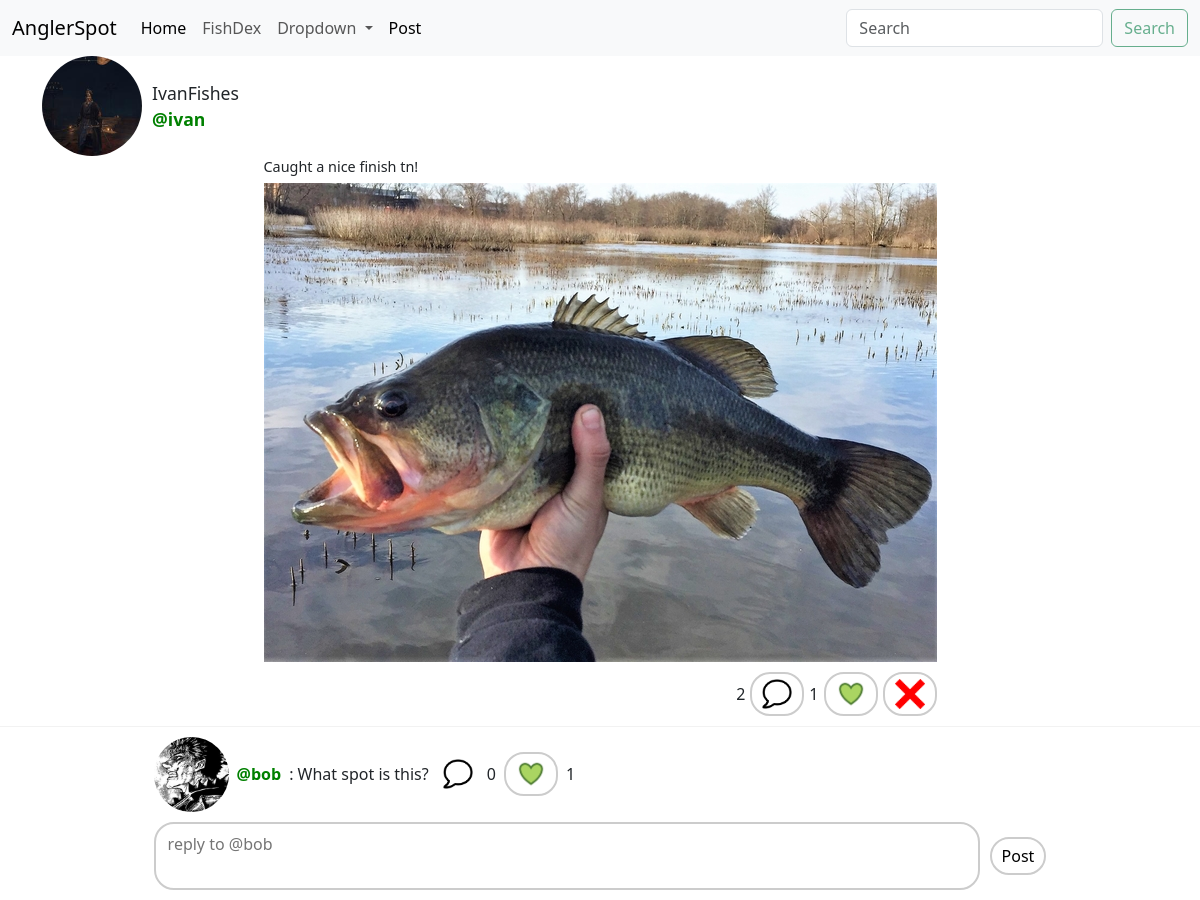
The app's page /reply_create/30 (signed in), older data.
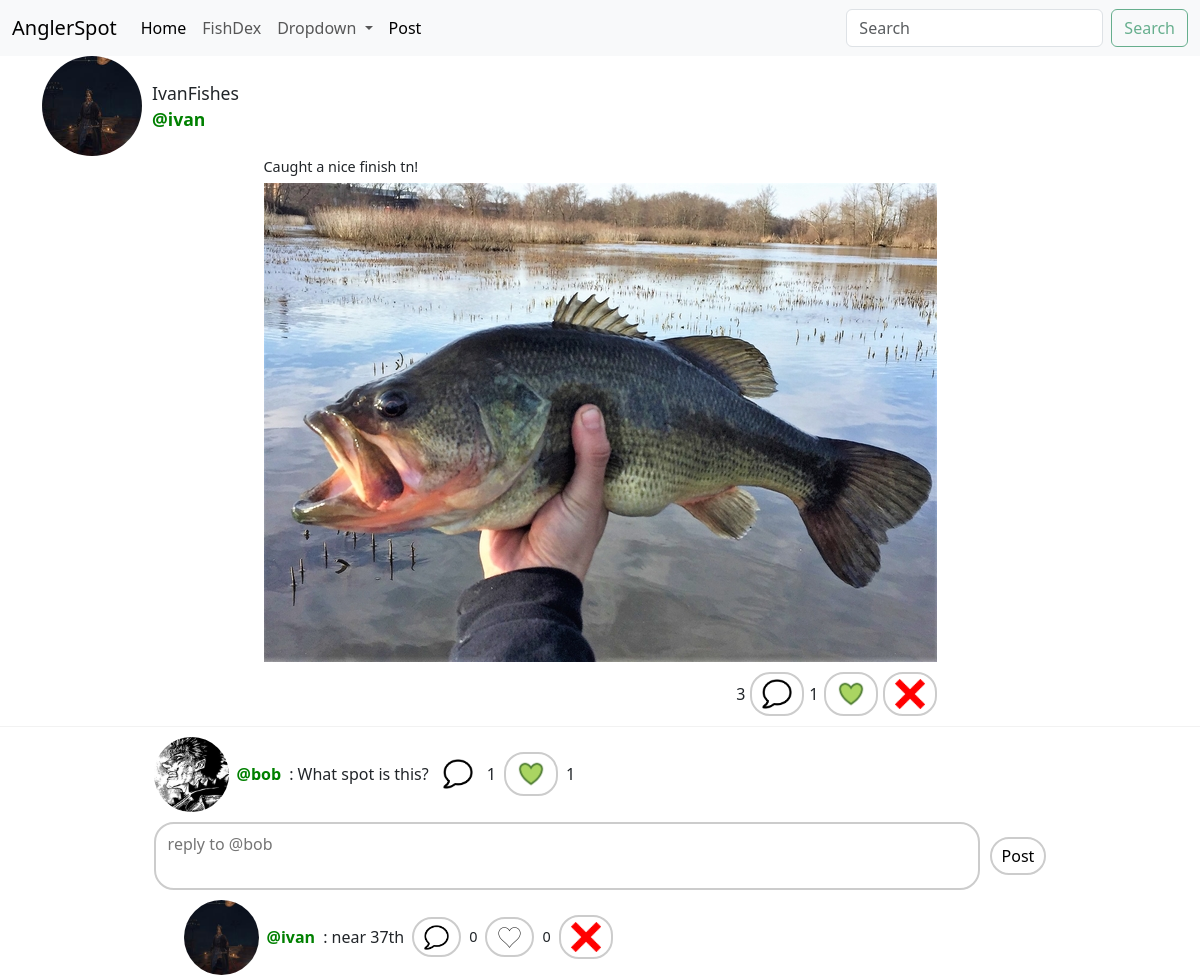
The same page, newer data.
### angler/models/post.py (models this page shows, shortened)
class Post(models.Model):
    user = models.ForeignKey(User, on_delete=models.CASCADE)
    text = models.TextField()
    created_date = models.DateTimeField(auto_now=True)
    image = models.ImageField (upload_to='post_img/', blank=True)
    @property
    def like_count(self):
        likes = Like.objects.filter(post=self).count()
        return likes
    @property
    def comment_count(self):
        comments = Comment.objects.filter(post=self).count()
        return comments

class Comment(models.Model):
    user = models.ForeignKey(User, on_delete=models.CASCADE)
    post = models.ForeignKey(Post, on_delete=models.CASCADE, related_name='comments')
    text = models.TextField()
    created_date = models.DateTimeField(auto_now=True)
    parent = models.ForeignKey('self',on_delete=models.CASCADE, null=True, blank=True, related_name='replies')
    is_reply = models.BooleanField(default=False)
    @property
    def like_count(self):
        likes = Like.objects.filter(comment=self).count()
        return likes
    @property
    def reply_count(self):
        reply_count = Comment.objects.filter(parent=self).count()
        return reply_count

### angler/models/user.py (models this page shows, shortened)
class User(AbstractUser):
    is_private = models.BooleanField(default=False)
    points = models.PositiveIntegerField(default=0) #previous idea have a cap on points validators=[MaxValueValidator(5000)]
    @property
    def get_profile_name(self):
        return Profile.objects.get(user=self).profile_name
    def get_profile_image(self):
        return Profile.objects.get(user=self).profile_image

class Profile(models.Model):
    user = models.OneToOneField(User, on_delete=models.CASCADE)
    profile_image = models.ImageField(default='default_profile_img.jpg', upload_to='profile_img/', null=False, blank=True)
    profile_name = models.CharField(max_length=16, blank=True)
    bio = models.TextField(max_length=500, blank=True)

### angler/views/post.py (the view, shortened to what this page needs)
# urls.py: path('reply_create/<int:comment_id>', CreateReplyView.as_view(), name='reply_create'),
class CreateReplyView(LoginRequiredMixin, View):
    def get(self, request, comment_id):
        form = PostCommentForm()
        parent_comment = get_object_or_404(Comment, id=comment_id)
        post = parent_comment.post
        top_replies = Comment.objects.filter(post=parent_comment.post, is_reply=True, parent=parent_comment)
        has_liked_comment = Like.objects.filter(comment=parent_comment, user=request.user).exists()
        has_liked_post = Like.objects.filter(post=post, user=request.user).exists()
        liked_reply_ids = set(Like.objects.filter(user=request.user).values_list('comment_id', flat=True))
        context = {'form':form,
                    'parent_comment':parent_comment,
                    'liked_comment':has_liked_comment,
                    'top_replies':top_replies,
                    'post':post,
                    'liked_post':has_liked_post,
                    'liked_reply_ids':liked_reply_ids}
        return render(request, 'angler/post/replies.html', context)

### angler/forms/post.py
class PostCommentForm(forms.ModelForm):
    class Meta:
        model = Comment
        fields = ('text',)
        widgets = {
            'text': forms.Textarea(attrs={'placeholder':'Enter your reply here...'})
        }
        labels = {
            'text':''
        }

### angler/templates/angler/post/replies.html (shortened to what the changed rows need)
{% extends 'angler/base.html'%}
{% load static %}
{% block content %}
<div class="wrapper">
  <div class="container">
    {% if post.user.get_profile_image %}
      <img src="{{ post.user.get_profile_image.url }}" class="circle-image-sm">
    {% endif %}
    <div class="text-group">
      <span>{{ post.user.get_profile_name }}</span>
      <strong><a href="{% url 'user_profile' user_id=post.user.id %}">@{{ post.user.username }}</a></strong>
    </div>
  </div>
  <div class="container container-center">
    <div class="post-content-sm">
      <span class="content-text-sm">{{ post.text }}</span>
      {% if post.image %}
        <span class="image-wrapper-sm"><img src="{{ post.image.url }}"></span>
      {% endif %}
      <div class="like-wrapper">
        <span style="font-size: 1rem;">{{ post.comment_count }}</span>
        <form class="like-form" method="GET" action="{% url 'post_detail' post_id=post.id %}">
          <button class="my-button" type="submit" value="comment">
          </button>
        </form>
        <span style="font-size: 1rem;">{{ post.like_count }}</span>
        {% if liked_post %}
          <form class="like-form" method="POST" action="{% url 'post_like' post_id=post.id %}">
            <button class="my-button" type="submit" value="like">
            </button>
          </form>
        {% endif %}
        {% if post.user == request.user %}
        <form class="like-form" method="POST" action="{% url 'post_delete' post_id=post.id %}">
          <button class="my-button" type="submit" value="button_object" title="Delete Post">
          </button>
        </form>
        {% endif %}
      </div>
    </div>
  </div>
  <div class="container container-center">
    <div class="positioned-div">
      <div class="item">
        {% if parent_comment.user.get_profile_image %}
          <img src="{{ parent_comment.user.get_profile_image.url }}" class="circle-image2">
        {% endif %}
        <strong><a href="{% url 'user_profile' user_id=parent_comment.user.id %}">@{{ parent_comment.user.username }}</a></strong>: {{ parent_comment.text }}
        <button disabled class="my-button" type="submit" value="reply">
          <img src="{{ MEDIA_URL }}comment/comment_icon.png" alt="Reply" style="width: 30px; height: 30px;">
        </button>
        <span style="font-size: 1rem;">{{ parent_comment.reply_count }}</span>
        {% if liked_comment %}
          <form class="comment-action-form" method="POST" action="{% url 'comment_like' comment_id=parent_comment.id %}" style="display: inline;">
            <button type="submit" value="like">
            </button>
          </form>
        {% endif %}
        {{ parent_comment.like_count }}
      </div>
      <form class="comment-like-form" method="POST" action="{% url 'reply_create' comment_id=parent_comment.id %}">
        <div class="comment-box-wrapper">
          <textarea class="comment-input" name="text" placeholder="reply to @{{ parent_comment.user.username }}" rows="2"></textarea>
          <button type="submit" class="comment-submit-btn">Post</button>
        </div>
      </form>
      <div class="replies-section">
        {% for reply in top_replies %}
          <div class="reply-item">
            {% if reply.user.get_profile_image %}
              <img src="{{ reply.user.get_profile_image.url }}" class="circle-image2">
            {% endif %}
            <strong><a href="{% url 'user_profile' user_id=reply.user.id %}">@{{ reply.user.username }}</a></strong>: {{ reply.text }}
            <form class="comment-action-form" method="GET" action="{% url 'reply_create' comment_id=reply.id %}" style="display: inline;">
              <button class="my-button" type="submit" value="reply">
                <img src="{{ MEDIA_URL }}comment/comment_icon.png" alt="Reply" style="width: 25px; height: 25px;">
              </button>
            </form>
            <span style="font-size: 0.9rem;">{{ reply.reply_count }}</span>
            {% if reply.id in liked_reply_ids %}
              <form class="comment-action-form" method="POST" action="{% url 'comment_like' comment_id=reply.id %}" style="display: inline;">
                {% csrf_token %}
                <button type="submit" value="like">
                  <img src="{{ MEDIA_URL }}like_img/liked.png" alt="Like" style="width: 25px; height: 25px;">
                </button>
              </form>
            {% else %}
              <form class="comment-action-form" method="POST" action="{% url 'comment_like' comment_id=reply.id %}" style="display: inline;">
                <button type="submit" value="unlike">
                  <img src="{{ MEDIA_URL }}like_img/not_liked.png" alt="Like" style="width: 25px; height: 25px;">
                </button>
              </form>
            {% endif %}
            <span style="font-size: 0.9rem;">{{ reply.like_count }}</span>
            {% if request.user == reply.user %}
              <form class="like-form" method="POST" action="{% url 'comment_delete' comment_id=reply.id %}">
                <button class="my-button" type="submit" value="button_object" title="Delete reply">
                  <img src="{{ MEDIA_URL }}delete/delete.png" alt="button_object" style="width: 30px; height: 30px;">
                </button>
              </form>
            {% endif %}
          </div>
        {% endfor %}
      </div>
    </div>
  </div>
</div>
 {% endblock %}

Row changes from the older to the newer data that the page shows:
computed for Post "Caught a nice finish tn!": comment_count "2" → "3"
computed for Comment "What spot is this?": reply_count "0" → "1"
added Comment: user.get_profile_image (picture), user.username "ivan", text "near 37th", reply_count "0", like_count "0"
